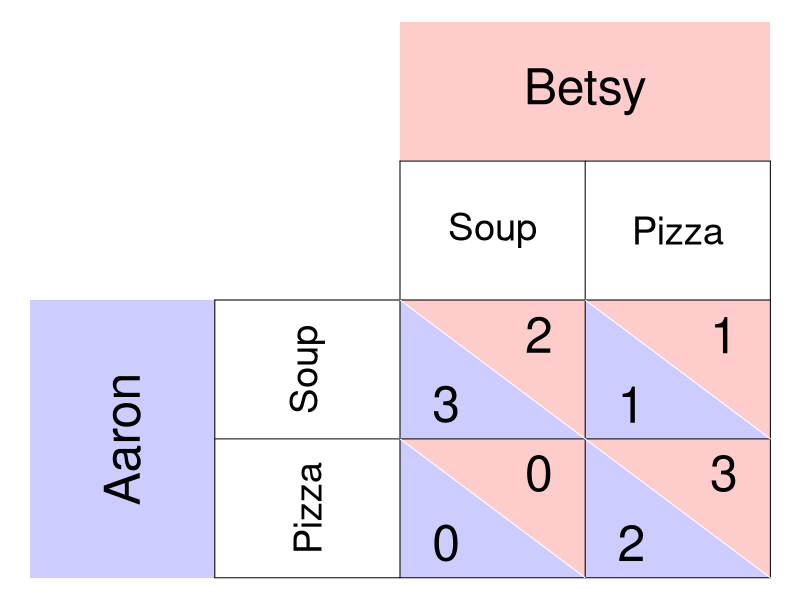

Generate this figure with R:
require(ggplot2)
require(shape)
pdf(file = "society/aaron_betsy_soup_pizza.pdf", width = 9, height = 7)

par(mar =  c(0, 0, 0, 0))
xlims <- c(0, 8)
ylims <- c(0, 8)

#TextSizes
PlayerSize <- 3
StratSize <- 2.3
PayoffSize <- 3
p1fadelevel <- 0.2
p2fadelevel <- 0.2

#Payoffs are listed as c("NW", "SW", "NE", "SE")

#Considerations for Player 1
P1Name <- c("Aaron")
P1Strat <- c("Soup", "Pizza")
P1Payoffs <- c("3", "0", "1", "2")
P1BR1 <- c("NW") #Must be NW or SW - the BR prints accordingly. 
P1BR2 <- c("SE") #Must be NE or SE - the BR prints accordingly. 
#NW = (5, 3); SW = (5,1); NE = (7, 3); SE = (7, 1)
P1bestsize <- 2.5 #Adjusts size of point indicating best response of P1

#Considerations for Player 2
P2Name <- c("Betsy")
P2Strat <- c("Soup", "Pizza")
P2Payoffs <- c("2", "0", "1", "3")
P2BR1 <- c("NW") #Must be NW or SW - the BR prints accordingly. 
P2BR2 <- c("SE") #Must be NE or SE - the BR prints accordingly. 
P2bestsize <- 4 #Adjusts size of circle indicating best response of P2

plot(0, 0, xlim = xlims, ylim = ylims, type = "n",
     xlab = expression(""),
     ylab = expression(""),
     xaxt = "n", 
     yaxt = "n", 
     cex.lab = 2, 
     bty = "n")



#Color and label for Player 1 and their strategies
polygon(c(0,0,2,2,0), c(0,4,4,0,0), col=rgb(0, 0, 1, p1fadelevel), density=NULL, border = NA)
text(1, 2, P1Name[1], srt = 90, cex = PlayerSize)

text(3, 3, P1Strat[1], cex = StratSize, srt = 90)
text(3, 1, P1Strat[2], cex = StratSize, srt = 90)


#Color and label for Player 2
polygon(c(4,4,8,8,4), c(8,6,6,8,8), col=rgb(1, 0, 0, p2fadelevel), density=NULL, border = NA)
text(6, 7, P2Name[1], cex = PlayerSize)

text(5, 5, P2Strat[1], cex = StratSize)
text(7, 5, P2Strat[2], cex = StratSize)

#NorthWest cell 
#P1
polygon(c(4,4,6,4), c(4,2,2,4), col=rgb(0, 0, 1, p1fadelevel), density=NULL, border = NA)
#P2
polygon(c(4,6,6,4), c(4,4,2,4), col=rgb(1, 0, 0, p2fadelevel), density=NULL, border = NA)

#P1
text(4.5, 2.5, P1Payoffs[1], cex = PayoffSize)
#P2
text(5.5, 3.5, P2Payoffs[1], cex = PayoffSize)

#SouthWest cell  
#P1
polygon(c(4,4,6,4), c(2,0,0,2), col=rgb(0, 0, 1, p1fadelevel), density=NULL, border = NA)
#P2
polygon(c(4,6,6,4), c(2,2,0,2), col=rgb(1, 0, 0, p2fadelevel), density=NULL, border = NA)

#P1
text(4.5, 0.5, P1Payoffs[2], cex = PayoffSize)
#P2
text(5.5, 1.5, P2Payoffs[2], cex = PayoffSize)


#NorthEast cell 
#P1
polygon(c(6,6,8,6), c(4,2,2,4), col=rgb(0, 0, 1, p1fadelevel), density=NULL, border = NA)
#P2
polygon(c(6,8,8,6), c(4,4,2,4), col=rgb(1, 0, 0, p2fadelevel), density=NULL, border = NA)
#P1
text(6.5, 2.5, P1Payoffs[3], cex = PayoffSize)
#P2
text(7.5, 3.5, P2Payoffs[3], cex = PayoffSize)

#SouthEast cell 
#P1
polygon(c(6,6,8,6), c(2,0,0,2), col=rgb(0, 0, 1, p1fadelevel), density=NULL, border = NA)
#P2
polygon(c(6,8,8,6), c(2,2,0,2), col=rgb(1, 0, 0, p2fadelevel), density=NULL, border = NA)
#P1
text(6.5, 0.5, P1Payoffs[4], cex = PayoffSize)
#P2
text(7.5, 1.5, P2Payoffs[4], cex = PayoffSize)


#Lines for the Table
segments(8, 0, 8, 6, lty = 1, col = "black")
segments(4, 6, 8, 6, lty = 1, col = "black")
segments(2, 0, 2, 4, lty = 1, col = "black")
segments(2, 0, 8, 0, lty = 1, col = "black")
segments(2, 4, 8, 4, lty = 1, col = "black")
segments(4, 0, 4, 6, lty = 1, col = "black")
segments(2, 2, 8, 2, lty = 1, col = "black")
segments(6, 0, 6, 6, lty = 1, col = "black")

#Diagonals
#NW
segments(4, 4, 6, 2, lty = 1, col = "white")
#NE
segments(6, 4, 8, 2, lty = 1, col = "white")
#SW
segments(4, 2, 6, 0, lty = 1, col = "white")
#Se
segments(6, 2, 8, 0, lty = 1, col = "white")


# #Best responses 
# #P1 
# if (P1BR1[1] == "NW"){
#   points(5, 3, pch = 16, col = "black", cex = P1bestsize)
# } else{points(5, 1, pch = 16, col = "black", cex = P1bestsize)
# }
# 
# if (P1BR2[1] == "NE"){
#   points(7, 3, pch = 16, col = "black", cex = P1bestsize)
# } else{points(7, 1, pch = 16, col = "black", cex = P1bestsize)
# }
# 
# 
# #P2
# if (P2BR1[1] == "NW"){
#   points(5, 3, pch = 1, col = "black", cex = P2bestsize)
# } else{points(7, 3, pch = 1, col = "black", cex = P2bestsize)
# }
# 
# if (P2BR2[1] == "SW"){
#   points(5, 3, pch = 1, col = "black", cex = P2bestsize)
# } else{points(7, 1, pch = 1, col = "black", cex = P2bestsize)
# }

dev.off()
